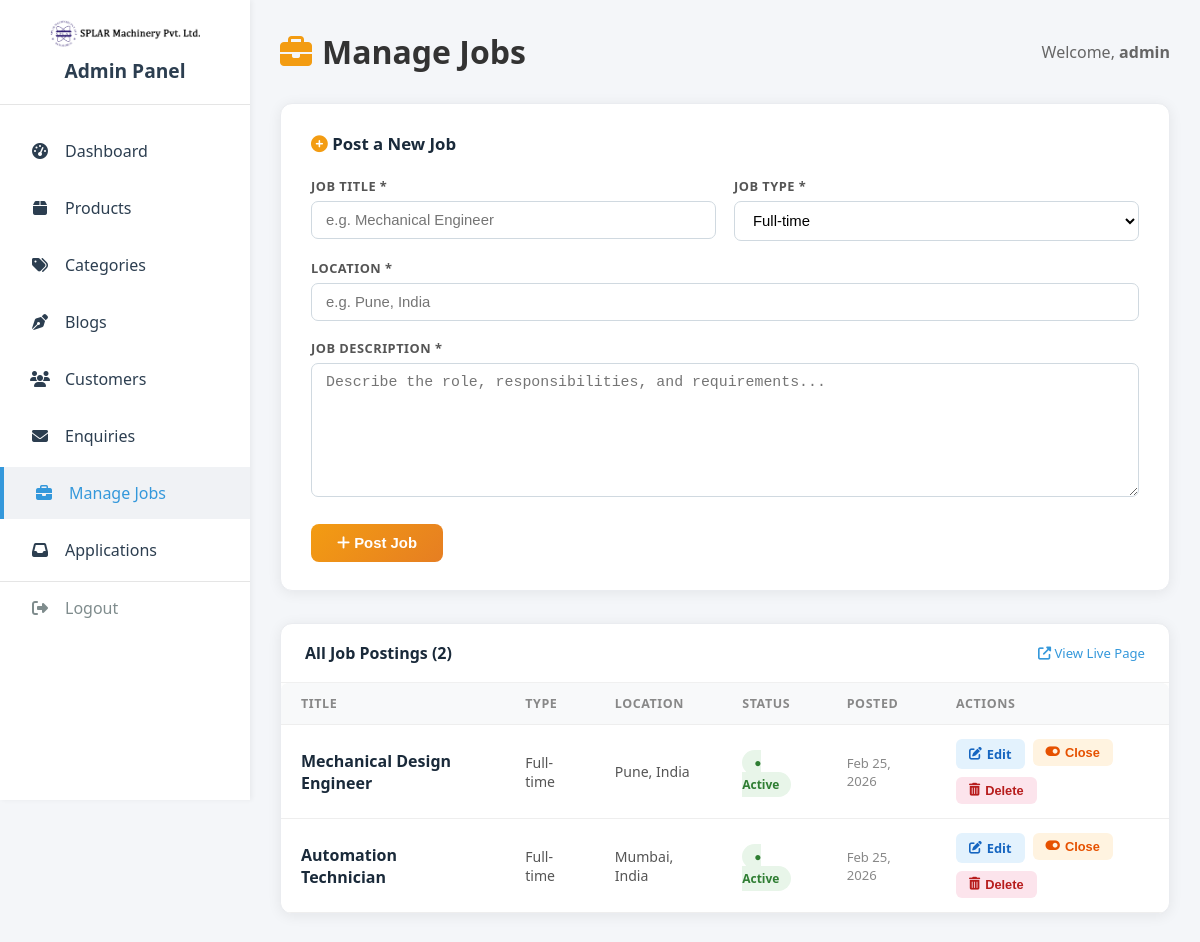
Screenshot of /admin/manage_jobs.php (signed in) with the database file from the repository.
### tables this page shows
CREATE TABLE IF NOT EXISTS `jobs` (
  `id`          INT AUTO_INCREMENT PRIMARY KEY,
  `title`       VARCHAR(255) NOT NULL,
  `type`        ENUM('Full-time','Part-time','Contract','Internship') DEFAULT 'Full-time',
  `location`    VARCHAR(255) NOT NULL,
  `description` TEXT NOT NULL,
  `status`      ENUM('Active','Closed') DEFAULT 'Active',
  `posted_at`   TIMESTAMP DEFAULT CURRENT_TIMESTAMP
);

### admin/manage_jobs.php (the view, shortened to what this page needs)
<?php
require_once '../includes/db.php';
$edit_job   = null;
try {
    $stmt = $pdo->query("SELECT * FROM jobs ORDER BY posted_at DESC");
    $jobs = $stmt->fetchAll();
} catch (PDOException $e) {
    $jobs = [];
}
?>
<?php include 'includes/header.php'; ?>
<body>
<?php include 'includes/sidebar.php'; ?>
<div class="main-content">
    <header class="dashboard-header">
        <h1><i class="fas fa-briefcase" style="color:#f39c12;margin-right:10px;"></i>Manage Jobs</h1>
        <div class="user-info">Welcome, <strong><?= htmlspecialchars($_SESSION['admin_username'] ?? 'Admin') ?></strong></div>
    </header>
    <div class="form-card" style="background:#fff;border-radius:12px;padding:28px 30px;box-shadow:0 2px 14px rgba(0,0,0,0.07);margin-bottom:32px;border:1px solid #eaecf0;">
        <h3 style="margin:0 0 22px;color:#1a2a3a;font-size:1.05rem;">
            <?= $edit_job ? '<i class="fas fa-edit" style="color:#f39c12"></i> Edit Job' : '<i class="fas fa-plus-circle" style="color:#f39c12"></i> Post a New Job' ?>
        </h3>
        <form method="POST">
            <div style="display:grid;grid-template-columns:1fr 1fr;gap:18px;margin-bottom:18px;">
                <div>
                    <label style="display:block;font-size:0.8rem;font-weight:600;color:#555;text-transform:uppercase;letter-spacing:.5px;margin-bottom:6px;">Job Title *</label>
                    <input type="text" name="title" placeholder="e.g. Mechanical Engineer" style="width:100%;padding:10px 14px;border:1px solid #d0d9e0;border-radius:7px;font-size:0.93rem;box-sizing:border-box;" required value="<?= htmlspecialchars($edit_job['title'] ?? '') ?>">
                </div>
                <div>
                    <label style="display:block;font-size:0.8rem;font-weight:600;color:#555;text-transform:uppercase;letter-spacing:.5px;margin-bottom:6px;">Job Type *</label>
                    <select name="type" style="width:100%;padding:10px 14px;border:1px solid #d0d9e0;border-radius:7px;font-size:0.93rem;background:#fff;box-sizing:border-box;">
                        <?php foreach (['Full-time','Part-time','Contract','Internship'] as $t): ?>
                            <option value="<?= $t ?>" <?= ($edit_job['type'] ?? 'Full-time') === $t ? 'selected' : '' ?>><?= $t ?></option>
                        <?php endforeach; ?>
                    </select>
                </div>
            </div>
            <div style="margin-bottom:18px;">
                <label style="display:block;font-size:0.8rem;font-weight:600;color:#555;text-transform:uppercase;letter-spacing:.5px;margin-bottom:6px;">Location *</label>
                <input type="text" name="location" placeholder="e.g. Pune, India" style="width:100%;padding:10px 14px;border:1px solid #d0d9e0;border-radius:7px;font-size:0.93rem;box-sizing:border-box;" required value="<?= htmlspecialchars($edit_job['location'] ?? '') ?>">
            </div>
            <div style="margin-bottom:22px;">
                <label style="display:block;font-size:0.8rem;font-weight:600;color:#555;text-transform:uppercase;letter-spacing:.5px;margin-bottom:6px;">Job Description *</label>
                <textarea name="description" rows="7" placeholder="Describe the role, responsibilities, and requirements..." style="width:100%;padding:10px 14px;border:1px solid #d0d9e0;border-radius:7px;font-size:0.93rem;resize:vertical;box-sizing:border-box;" required><?= htmlspecialchars($edit_job['description'] ?? '') ?></textarea>
            </div>
            <div style="display:flex;gap:12px;align-items:center;">
                <button type="submit" style="background:linear-gradient(135deg,#f39c12,#e67e22);color:#fff;border:none;padding:11px 26px;border-radius:8px;font-size:0.93rem;font-weight:700;cursor:pointer;">
                    <i class="fas <?= $edit_job ? 'fa-save' : 'fa-plus' ?>"></i>
                    <?= $edit_job ? ' Save Changes' : ' Post Job' ?>
                </button>
            </div>
        </form>
    </div>
    <div style="background:#fff;border-radius:12px;box-shadow:0 2px 14px rgba(0,0,0,0.07);border:1px solid #eaecf0;overflow:hidden;">
        <div style="padding:18px 24px;border-bottom:1px solid #f0f0f0;display:flex;align-items:center;justify-content:space-between;">
            <h3 style="margin:0;color:#1a2a3a;font-size:1rem;">All Job Postings (<?= count($jobs) ?>)</h3>
            <a href="../careers.php" target="_blank" style="font-size:0.82rem;color:#3498db;text-decoration:none;"><i class="fas fa-external-link-alt"></i> View Live Page</a>
        </div>
        <?php if (empty($jobs)): ?>
            <p style="padding:40px;text-align:center;color:#aaa;">No jobs posted yet. Use the form above to add one.</p>
        <?php else: ?>
        <div style="overflow-x:auto;">
        <table style="width:100%;border-collapse:collapse;">
            <thead style="background:#f8fafc;">
                <tr>
                    <th style="padding:12px 20px;text-align:left;font-size:0.78rem;text-transform:uppercase;letter-spacing:.6px;color:#888;font-weight:700;">Title</th>
                    <th style="padding:12px 20px;text-align:left;font-size:0.78rem;text-transform:uppercase;letter-spacing:.6px;color:#888;font-weight:700;">Type</th>
                    <th style="padding:12px 20px;text-align:left;font-size:0.78rem;text-transform:uppercase;letter-spacing:.6px;color:#888;font-weight:700;">Location</th>
                    <th style="padding:12px 20px;text-align:left;font-size:0.78rem;text-transform:uppercase;letter-spacing:.6px;color:#888;font-weight:700;">Status</th>
                    <th style="padding:12px 20px;text-align:left;font-size:0.78rem;text-transform:uppercase;letter-spacing:.6px;color:#888;font-weight:700;">Posted</th>
                    <th style="padding:12px 20px;text-align:left;font-size:0.78rem;text-transform:uppercase;letter-spacing:.6px;color:#888;font-weight:700;">Actions</th>
                </tr>
            </thead>
            <tbody>
            <?php foreach ($jobs as $job): ?>
                <tr style="border-top:1px solid #f0f4f8;transition:background 0.15s;" onmouseover="this.style.background='#fafcff'" onmouseout="this.style.background=''">
                    <td style="padding:14px 20px;font-weight:600;color:#1a2a3a;"><?= htmlspecialchars($job['title']) ?></td>
                    <td style="padding:14px 20px;font-size:0.88rem;color:#555;"><?= htmlspecialchars($job['type']) ?></td>
                    <td style="padding:14px 20px;font-size:0.88rem;color:#555;"><?= htmlspecialchars($job['location']) ?></td>
                    <td style="padding:14px 20px;">
                        <?php if ($job['status'] === 'Active'): ?>
                            <span style="background:#e8f5e9;color:#2e7d32;padding:4px 12px;border-radius:50px;font-size:0.75rem;font-weight:700;">● Active</span>
                        <?php else: ?>
                            <span style="background:#fce4ec;color:#b71c1c;padding:4px 12px;border-radius:50px;font-size:0.75rem;font-weight:700;">● Closed</span>
                        <?php endif; ?>
                    </td>
                    <td style="padding:14px 20px;font-size:0.82rem;color:#888;"><?= date('M j, Y', strtotime($job['posted_at'])) ?></td>
                    <td style="padding:14px 20px;">
                        <div style="display:flex;gap:8px;flex-wrap:wrap;">
                            <a href="manage_jobs.php?edit=<?= $job['id'] ?>" style="display:inline-flex;align-items:center;gap:5px;background:#e3f2fd;color:#1565c0;padding:6px 13px;border-radius:6px;font-size:0.8rem;font-weight:600;text-decoration:none;">
                                <i class="fas fa-edit"></i> Edit
                            </a>
                            <form method="POST" style="display:inline;">
                                <button type="submit" style="display:inline-flex;align-items:center;gap:5px;background:<?= $job['status']==='Active' ? '#fff3e0' : '#f3e5f5' ?>;color:<?= $job['status']==='Active' ? '#e65100' : '#6a1b9a' ?>;padding:6px 13px;border-radius:6px;font-size:0.8rem;font-weight:600;border:none;cursor:pointer;">
                                    <i class="fas fa-toggle-<?= $job['status']==='Active' ? 'on' : 'off' ?>"></i>
                                    <?= $job['status']==='Active' ? 'Close' : 'Reopen' ?>
                                </button>
                            </form>
                            <form method="POST" style="display:inline;" onsubmit="return confirm('Delete this job? All applications will also be removed.');">
                                <button type="submit" style="display:inline-flex;align-items:center;gap:5px;background:#fce4ec;color:#b71c1c;padding:6px 13px;border-radius:6px;font-size:0.8rem;font-weight:600;border:none;cursor:pointer;">
                                    <i class="fas fa-trash-alt"></i> Delete
                                </button>
                            </form>
                        </div>
                    </td>
                </tr>
            <?php endforeach; ?>
            </tbody>
        </table>
        </div>
        <?php endif; ?>
    </div>
</div>
<?php include 'includes/footer.php'; ?>

### assets/css/admin.css (style rules this page uses)
:root { --sidebar-bg: #ffffff; --sidebar-color: #2c3e50; --active-link: #f0f2f5; --light-bg: #f4f6f9; --card-shadow: 0 4px 6px rgba(0, 0, 0, 0.1); --primary-color: #3498db; --success-color: #2ecc71; --danger-color: #e74c3c; --text-color: #333; }
* { box-sizing: border-box; margin: 0; padding: 0; }
body { font-family: 'Segoe UI', Tahoma, Geneva, Verdana, sans-serif; background-color: var(--light-bg); display: flex; min-height: 100vh; }
.main-content { margin-left: 250px; width: calc(100% - 250px); padding: 30px; }
.dashboard-header, .page-header { display: flex; justify-content: space-between; align-items: center; margin-bottom: 30px; }
.dashboard-header h1, .page-header h1 { color: var(--text-color); }
.user-info { color: #666; }
table { width: 100%; border-collapse: collapse; background: white; box-shadow: var(--card-shadow); border-radius: 8px; overflow: hidden; }
th, td { text-align: left; padding: 12px 15px; border-bottom: 1px solid #eee; }
th { background-color: #f8f9fa; color: #666; font-weight: 600; }

### rows the page displays
jobs: title "Mechanical Design Engineer", type "Full-time", location "Pune, India", status "● Active", posted_at "Feb 25, 2026"
jobs: title "Automation Technician", type "Full-time", location "Mumbai, India", status "● Active", posted_at "Feb 25, 2026"

### other values shown
$_SESSION['admin_username'] "admin"
count($jobs) "2"
form field type "Full-time"
